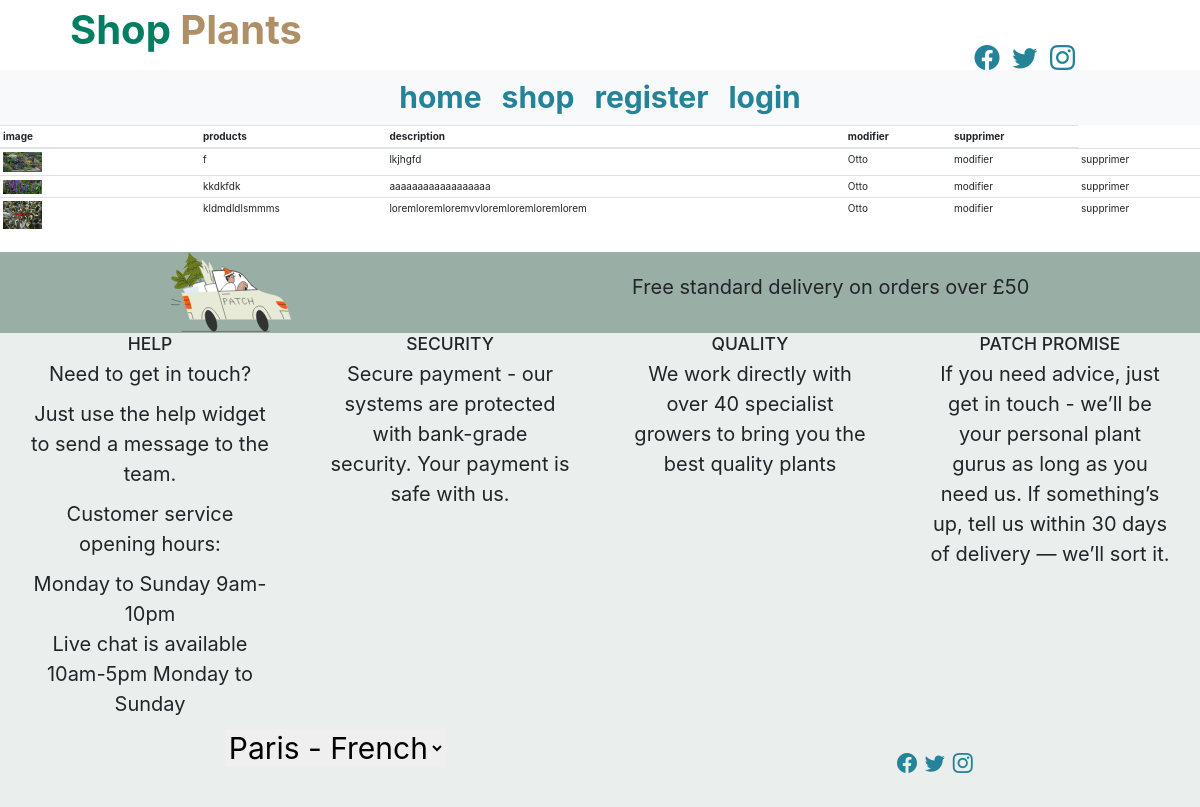
The page /admin/posts.php on the database its author committed.
### tables this page shows
CREATE TABLE `posts` (
  `id` int(20) NOT NULL,
  `category-id` int(20) NOT NULL,
  `authors-id` int(20) NOT NULL,
  `content` text NOT NULL,
  `title` varchar(50) NOT NULL,
  `image` text NOT NULL,
  `price` int(11) NOT NULL,
  `created-at` timestamp NOT NULL DEFAULT current_timestamp() ON UPDATE current_timestamp()
);

### admin/posts.php (called while the page is built, shortened)
<?php
$dbh= new PDO('mysql:host=localhost;dbname=shop_plants','root','');
$query=$dbh->prepare('SELECT `id`,`title`,`category-id`,`authors-id`,`content`,`created-at`,`image`FROM `posts` ');
$query->execute();
$posts=$query->fetchAll();
include "template.phtml";

### admin/posts.phtml (the view)
<table class="table table-sm">
  <thead>
    <tr>
      <th scope="col-4">image</th>
      <th scope="col">products</th>
      <th scope="col">description</th>
      <th scope="col">modifier</th>
      <th scope="col">supprimer</th>
    </tr>
  </thead>
  <tbody>
    <?php foreach($posts as $post):?>
      <tr>
        <td class="post-img col-2"><img  src="../img/<?=$post['image']?>"></td>
        <td><?=$post['title']?></td>
        <td><?=$post['content']?></td>
        <td>Otto</td>
        <td><bouttun>modifier</bouttun></td>
        <td><bouttun>supprimer</bouttun></td>
      </tr>
    <?php endforeach ;?>
  </tbody>
</table>

### css/style.css (style rules this page uses)
* { padding: 0; margin: 0; box-sizing: border-box; }
html { font-size: 10px; }
body { font-family: 'Rubik', sans-serif; font-size: 2rem; }
.table tbody tr .post-img img { width: 20%; height: 20%; }

### rows shown on the page
posts: image (picture), title "f", content "lkjhgfd"
posts: image (picture), title "kkdkfdk", content "aaaaaaaaaaaaaaaaaa"
posts: image (picture), title "kldmdldlsmmms", content "loremloremloremvvloremloremloremlorem"
